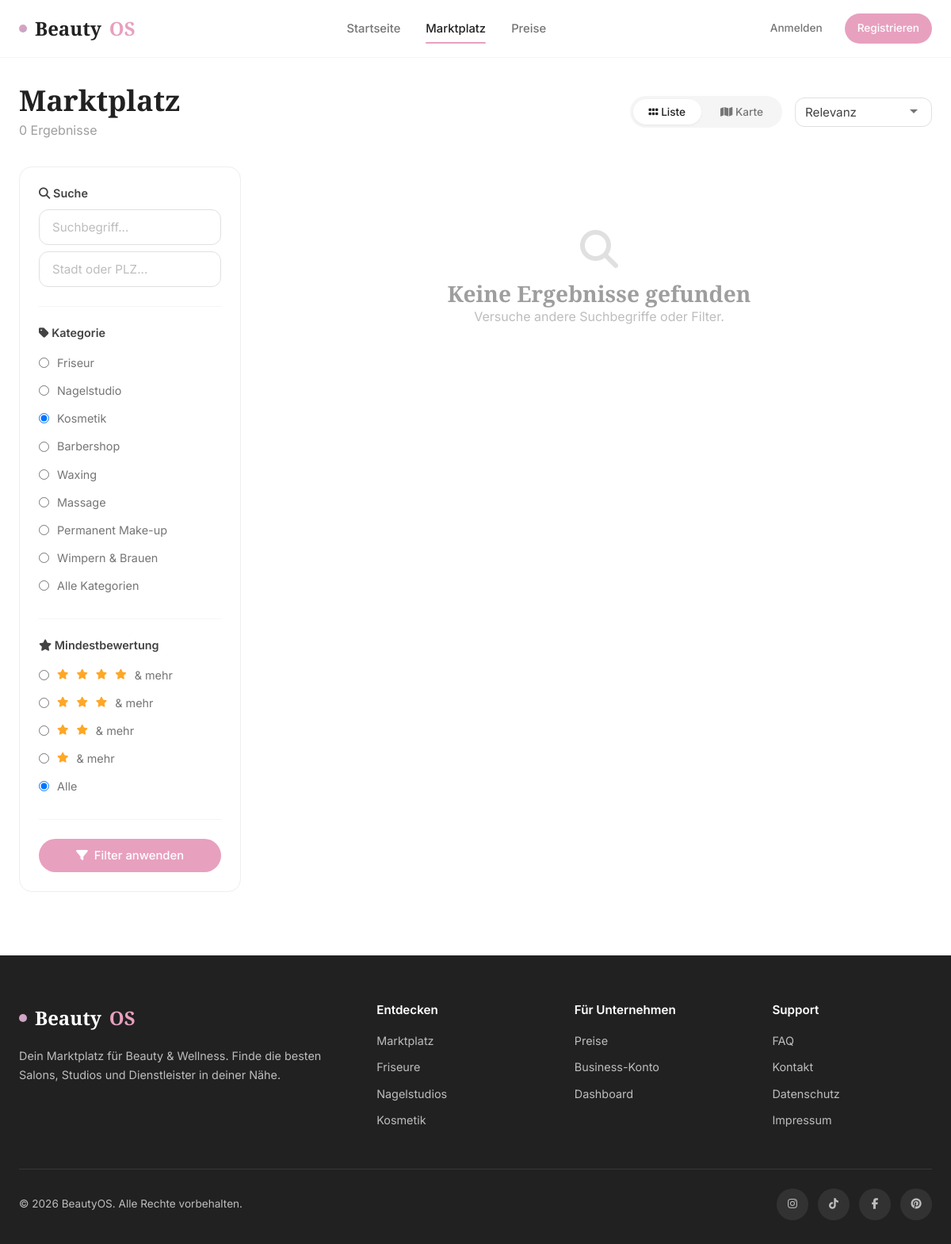
The app's page /marketplace.php?category=kosmetik with its own data.
### tables this page shows
CREATE TABLE `categories` (
    `id` INT AUTO_INCREMENT PRIMARY KEY,
    `name` VARCHAR(100) NOT NULL,
    `slug` VARCHAR(120) NOT NULL UNIQUE,
    `icon` VARCHAR(50) DEFAULT NULL,
    `description` TEXT DEFAULT NULL,
    `sort_order` INT NOT NULL DEFAULT 0,
    `created_at` DATETIME NOT NULL DEFAULT CURRENT_TIMESTAMP
);

### config/app.php (called while the page is built, shortened)
<?php
function e(string $str): string {
    return htmlspecialchars($str, ENT_QUOTES, 'UTF-8');
}

### marketplace.php (the view, shortened to what this page needs)
<?php
require_once 'includes/header.php';
$db = getDB();
$search = trim($_GET['q'] ?? '');
$location = trim($_GET['location'] ?? '');
$category = trim($_GET['category'] ?? '');
$rating = (int)($_GET['rating'] ?? 0);
$sort = $_GET['sort'] ?? 'relevance';
$page = max(1, (int)($_GET['page'] ?? 1));
$perPage = 12;
$offset = ($page - 1) * $perPage;
$where = ["b.status = 'active'"];
$params = [];
if ($category) {
    $where[] = "c.slug = ?";
    $params[] = $category;
}
$whereSQL = implode(' AND ', $where);
$orderBy = match($sort) {
    'rating' => 'avg_r.avg_rating DESC',
    'name' => 'b.name ASC',
    'newest' => 'b.created_at DESC',
    default => 'b.subscription_plan_id DESC, b.is_verified DESC, avg_r.avg_rating DESC',
};
$countSQL = "
    SELECT COUNT(DISTINCT b.id)
    FROM businesses b
    LEFT JOIN business_categories bc ON b.id = bc.business_id
    LEFT JOIN categories c ON bc.category_id = c.id
    LEFT JOIN services s ON b.id = s.business_id
    LEFT JOIN (SELECT business_id, AVG(rating) as avg_rating FROM reviews GROUP BY business_id) avg_r ON b.id = avg_r.business_id
    WHERE $whereSQL
";
$stmt = $db->prepare($countSQL);
$stmt->execute($params);
$totalResults = $stmt->fetchColumn();
$sql = "
    SELECT b.*,
           GROUP_CONCAT(DISTINCT c.name) as category_names,
           COALESCE(avg_r.avg_rating, 0) as avg_rating,
           COALESCE(avg_r.review_count, 0) as review_count,
           MIN(s.price) as min_price
    FROM businesses b
    LEFT JOIN business_categories bc ON b.id = bc.business_id
    LEFT JOIN categories c ON bc.category_id = c.id
    LEFT JOIN services s ON b.id = s.business_id
    LEFT JOIN (SELECT business_id, AVG(rating) as avg_rating, COUNT(*) as review_count FROM reviews GROUP BY business_id) avg_r ON b.id = avg_r.business_id
    WHERE $whereSQL
    GROUP BY b.id
    ORDER BY $orderBy
    LIMIT $perPage OFFSET $offset
";
$stmt = $db->prepare($sql);
$stmt->execute($params);
$businesses = $stmt->fetchAll();
$categories = $db->query("SELECT * FROM categories ORDER BY sort_order")->fetchAll();
?>
<section class="section" style="padding-top: 32px;">
    <div class="container container-lg">
        <div style="display: flex; align-items: center; justify-content: space-between; margin-bottom: 32px; flex-wrap: wrap; gap: 16px;">
            <div>
                <h2 style="margin-bottom: 4px;">Marktplatz</h2>
                <p style="color: var(--gray-500);"><?= $totalResults ?> Ergebnisse<?= $search ? ' für "' . e($search) . '"' : '' ?><?= $location ? ' in ' . e($location) : '' ?></p>
            </div>
            <div style="display: flex; align-items: center; gap: 16px;">
                <div class="view-toggle">
                    <button class="active" onclick="toggleView('grid')"><i class="fas fa-grip"></i> Liste</button>
                    <button onclick="toggleView('map')"><i class="fas fa-map"></i> Karte</button>
                </div>
                <select class="form-control" style="width: auto; padding: 8px 36px 8px 12px;" onchange="window.location.href=updateParam('sort', this.value)">
                    <option value="relevance" <?= $sort === 'relevance' ? 'selected' : '' ?>>Relevanz</option>
                </select>
            </div>
        </div>
        <div class="marketplace-layout">
            <aside class="filters-sidebar">
                <form method="GET" id="filterForm">
                    <div class="filter-group">
                        <h4><i class="fas fa-search"></i> Suche</h4>
                        <input type="text" name="q" class="form-control" placeholder="Suchbegriff..." value="<?= e($search) ?>" style="margin-bottom: 8px;">
                        <input type="text" name="location" class="form-control" placeholder="Stadt oder PLZ..." value="<?= e($location) ?>">
                    </div>
                    <div class="filter-group">
                        <h4><i class="fas fa-tag"></i> Kategorie</h4>
                        <?php foreach ($categories as $cat): ?>
                        <label class="filter-option">
                            <input type="radio" name="category" value="<?= e($cat['slug']) ?>" <?= $category === $cat['slug'] ? 'checked' : '' ?>>
                            <?= e($cat['name']) ?>
                        </label>
                        <?php endforeach; ?>
                        <label class="filter-option">
                            <input type="radio" name="category" value="" <?= !$category ? 'checked' : '' ?>>
                            Alle Kategorien
                        </label>
                    </div>
                    <div class="filter-group">
                        <h4><i class="fas fa-star"></i> Mindestbewertung</h4>
                        <?php for ($r = 4; $r >= 1; $r--): ?>
                        <label class="filter-option">
                            <input type="radio" name="rating" value="<?= $r ?>" <?= $rating === $r ? 'checked' : '' ?>>
                            <?php for ($s = 0; $s < $r; $s++): ?><i class="fas fa-star" style="color: var(--warning); font-size: 0.8rem;"></i><?php endfor; ?> & mehr
                        </label>
                        <?php endfor; ?>
                        <label class="filter-option">
                            <input type="radio" name="rating" value="0" <?= $rating === 0 ? 'checked' : '' ?>>
                            Alle
                        </label>
                    </div>
                    <button type="submit" class="btn btn-primary w-100"><i class="fas fa-filter"></i> Filter anwenden</button>
                </form>
            </aside>
            <div>
                <div id="gridView">
                    <?php if (empty($businesses)): ?>
                        <div style="text-align: center; padding: 80px 20px;">
                            <i class="fas fa-search" style="font-size: 3rem; color: var(--gray-300); margin-bottom: 16px;"></i>
                            <h3 style="color: var(--gray-500);">Keine Ergebnisse gefunden</h3>
                            <p style="color: var(--gray-400);">Versuche andere Suchbegriffe oder Filter.</p>
                        </div>
                    <?php endif; ?>
                </div>
            </div>
        </div>
    </div>
</section>
<?php require_once 'includes/footer.php'; ?>

### assets/css/style.css (style rules this page uses)
:root { --primary: #e8a0bf; --primary-dark: #d4809f; --primary-light: #f5d5e5; --primary-50: #fdf2f8; --secondary: #d4a574; --secondary-light: #f0dcc8; --accent: #b8a9c9; --accent-light: #e8e0f0; --beige: #f5f0eb; --beige-dark: #e8ddd4; --white: #ffffff; --gray-50: #fafafa; --gray-100: #f5f5f5; --gray-200: #eeeeee; --gray-300: #e0e0e0; --gray-400: #bdbdbd; --gray-500: #9e9e9e; --gray-600: #757575; --gray-700: #616161; --gray-800: #424242; --gray-900: #212121; --success: #66bb6a; --warning: #ffa726; --danger: #ef5350; --info: #42a5f5; --font-main: 'Inter', -apple-system, BlinkMacSystemFont, 'Segoe UI', sans-serif; --font-display: 'Playfair Display', Georgia, serif; --shadow-sm: 0 1px 3px rgba(0,0,0,0.06); --shadow-md: 0 4px 12px rgba(0,0,0,0.08); --shadow-lg: 0 8px 30px rgba(0,0,0,0.1); --shadow-xl: 0 20px 60px rgba(0,0,0,0.12); --radius-sm: 8px; --radius-md: 12px; --radius-lg: 16px; --radius-xl: 24px; --radius-full: 9999px; --transition: all 0.3s cubic-bezier(0.4, 0, 0.2, 1); }
*, *::before, *::after { margin: 0; padding: 0; box-sizing: border-box; }
html { scroll-behavior: smooth; -webkit-font-smoothing: antialiased; }
body { font-family: var(--font-main); background: var(--white); color: var(--gray-800); line-height: 1.6; min-height: 100vh; display: flex; flex-direction: column; }
button, input, select, textarea { font-family: inherit; font-size: inherit; }
h1, h2, h3, h4, h5, h6 { font-family: var(--font-display); font-weight: 600; line-height: 1.2; color: var(--gray-900); }
h2 { font-size: 2.25rem; }
h3 { font-size: 1.75rem; }
h4 { font-size: 1.25rem; }
.container { width: 100%; max-width: 1280px; margin: 0 auto; padding: 0 24px; }
.container-lg { max-width: 1440px; }
.btn { display: inline-flex; align-items: center; justify-content: center; gap: 8px; padding: 12px 24px; border-radius: var(--radius-full); font-weight: 500; font-size: 0.925rem; cursor: pointer; border: none; transition: var(--transition); white-space: nowrap; }
.btn-primary { background: var(--primary); color: var(--white); }
.form-control { width: 100%; padding: 12px 16px; border: 1.5px solid var(--gray-300); border-radius: var(--radius-md); font-size: 0.95rem; color: var(--gray-800); background: var(--white); transition: var(--transition); outline: none; }
.form-control::placeholder { color: var(--gray-400); }
select.form-control { appearance: none; background-repeat: no-repeat; background-position: right 16px center; padding-right: 40px; }
.section { padding: 80px 0; }
.marketplace-layout { display: grid; grid-template-columns: 280px 1fr; gap: 32px; align-items: start; }
.filters-sidebar { position: sticky; top: 96px; background: var(--white); border-radius: var(--radius-lg); border: 1px solid var(--gray-200); padding: 24px; }
.filter-group { margin-bottom: 24px; padding-bottom: 24px; border-bottom: 1px solid var(--gray-100); }
.filter-group h4 { font-family: var(--font-main); font-size: 0.9rem; font-weight: 600; margin-bottom: 12px; color: var(--gray-800); }
.filter-option { display: flex; align-items: center; gap: 10px; padding: 6px 0; cursor: pointer; font-size: 0.9rem; color: var(--gray-600); }
.view-toggle { display: flex; background: var(--gray-100); border-radius: var(--radius-full); padding: 4px; gap: 4px; }
.view-toggle button { padding: 8px 20px; border: none; background: transparent; border-radius: var(--radius-full); font-size: 0.85rem; font-weight: 500; cursor: pointer; color: var(--gray-600); transition: var(--transition); }
.view-toggle button.active { background: var(--white); color: var(--gray-900); box-shadow: var(--shadow-sm); }
.w-100 { width: 100%; }

### records on screen
categories: slug "☐ Friseur", name "Friseur"
categories: slug "☐ Nagelstudio", name "Nagelstudio"
categories: slug "☑ Kosmetik", name "Kosmetik"
categories: slug "☐ Barbershop", name "Barbershop"
categories: slug "☐ Waxing", name "Waxing"
categories: slug "☐ Massage", name "Massage"
categories: slug "☐ Permanent Make-up", name "Permanent Make-up"
categories: slug "☐ Wimpern & Brauen", name "Wimpern & Brauen"

### other values on screen
$totalResults "0"
